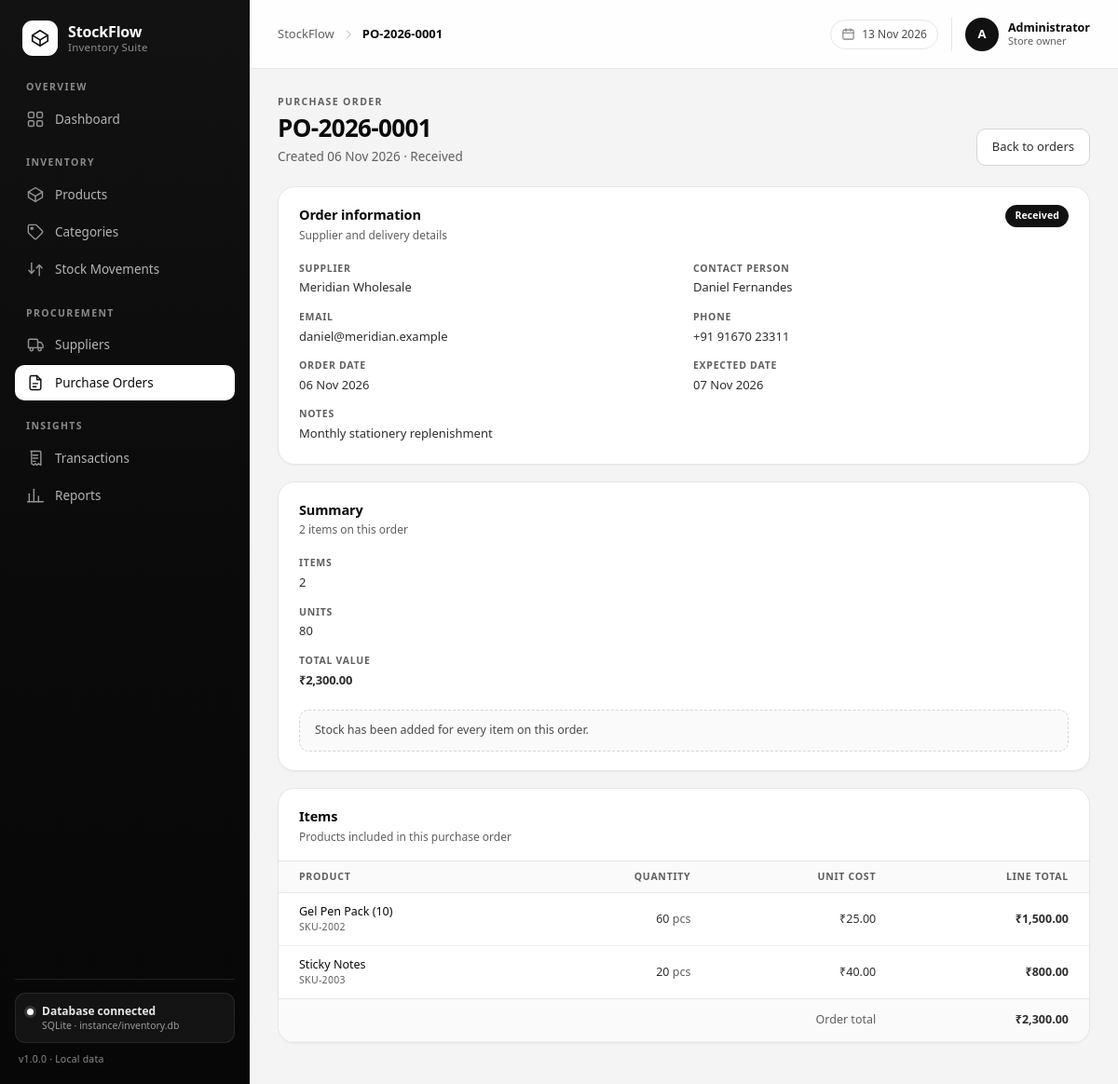
Screenshot of /purchase-orders/1 with the database file from the repository.
### tables this page shows
CREATE TABLE purchase_orders (
    id            INTEGER PRIMARY KEY AUTOINCREMENT,
    po_number     TEXT NOT NULL UNIQUE,
    supplier_id   INTEGER REFERENCES suppliers(id) ON DELETE SET NULL,
    status        TEXT NOT NULL DEFAULT 'draft'
                  CHECK (status IN ('draft', 'ordered', 'received', 'cancelled')),
    order_date    TEXT NOT NULL DEFAULT (date('now', 'localtime')),
    expected_date TEXT,
    total_amount  REAL NOT NULL DEFAULT 0 CHECK (total_amount >= 0),
    notes         TEXT,
    created_at    TEXT NOT NULL DEFAULT (datetime('now', 'localtime'))
);

CREATE TABLE suppliers (
    id             INTEGER PRIMARY KEY AUTOINCREMENT,
    name           TEXT NOT NULL,
    contact_person TEXT,
    email          TEXT,
    phone          TEXT,
    address        TEXT,
    created_at     TEXT NOT NULL DEFAULT (datetime('now', 'localtime'))
);

CREATE TABLE purchase_order_items (
    id                INTEGER PRIMARY KEY AUTOINCREMENT,
    purchase_order_id INTEGER NOT NULL REFERENCES purchase_orders(id) ON DELETE CASCADE,
    product_id        INTEGER NOT NULL REFERENCES products(id) ON DELETE CASCADE,
    quantity          INTEGER NOT NULL CHECK (quantity > 0),
    unit_cost         REAL NOT NULL DEFAULT 0 CHECK (unit_cost >= 0),
    line_total        REAL NOT NULL DEFAULT 0 CHECK (line_total >= 0)
);

CREATE TABLE products (
    id            INTEGER PRIMARY KEY AUTOINCREMENT,
    sku           TEXT NOT NULL UNIQUE,
    name          TEXT NOT NULL,
    description   TEXT,
    category_id   INTEGER REFERENCES categories(id) ON DELETE SET NULL,
    supplier_id   INTEGER REFERENCES suppliers(id) ON DELETE SET NULL,
    unit          TEXT NOT NULL DEFAULT 'pcs',
    cost_price    REAL NOT NULL DEFAULT 0 CHECK (cost_price >= 0),
    selling_price REAL NOT NULL DEFAULT 0 CHECK (selling_price >= 0),
    quantity      INTEGER NOT NULL DEFAULT 0 CHECK (quantity >= 0),
    reorder_level INTEGER NOT NULL DEFAULT 0 CHECK (reorder_level >= 0),
    is_active     INTEGER NOT NULL DEFAULT 1 CHECK (is_active IN (0, 1)),
    created_at    TEXT NOT NULL DEFAULT (datetime('now', 'localtime')),
    updated_at    TEXT NOT NULL DEFAULT (datetime('now', 'localtime'))
);

### routes/purchase_orders.py (the view)
@purchase_orders_bp.route("/<int:order_id>")
def detail(order_id):
    order = query(
        """
        SELECT po.*, s.name AS supplier_name, s.contact_person, s.email, s.phone
        FROM purchase_orders po
        LEFT JOIN suppliers s ON s.id = po.supplier_id
        WHERE po.id = ?
        """,
        (order_id,),
        one=True,
    )
    if order is None:
        abort(404)
    items = query(
        """
        SELECT i.*, p.name AS product_name, p.sku, p.unit
        FROM purchase_order_items i
        JOIN products p ON p.id = i.product_id
        WHERE i.purchase_order_id = ?
        ORDER BY i.id
        """,
        (order_id,),
    )
    return render_template(
        "purchase_orders/detail.html",
        page_title=order["po_number"],
        active_page="purchase_orders",
        order=order,
        items=items,
        status_labels=STATUS_LABELS,
    )

### database/db.py (called while the page is built)
def get_db():
    if "db" not in g:
        connection = sqlite3.connect(current_app.config["DATABASE"])
        connection.row_factory = sqlite3.Row
        connection.execute("PRAGMA foreign_keys = ON")
        g.db = connection
    return g.db

def query(sql, params=(), one=False):
    cursor = get_db().execute(sql, params)
    rows = cursor.fetchall()
    cursor.close()
    if one:
        return rows[0] if rows else None
    return rows

### utils/filters.py (called while the page is built)
def currency_symbol():
    if "_currency_symbol" not in g:
        symbol = current_app.config["CURRENCY_SYMBOL"]
        try:
            row = query(
                "SELECT value FROM settings WHERE key = 'currency_symbol'",
                one=True,
            )
            if row and row["value"]:
                symbol = row["value"]
        except Exception:
            pass
        g._currency_symbol = symbol
    return g._currency_symbol

def _parse_datetime(value):
    if not value:
        return None
    if isinstance(value, datetime):
        return value
    for fmt in ("%Y-%m-%d %H:%M:%S", "%Y-%m-%d"):
        try:
            return datetime.strptime(str(value), fmt)
        except ValueError:
            continue
    return None

### templates/purchase_orders/detail.html (shortened to what this page needs)
{% extends 'base.html' %}
{% import 'partials/icons.html' as ui %}
{% block content %}
  <div class="page-head">
    <div>
      <p class="page-head__eyebrow">Purchase order</p>
      <h1 class="page-head__title">{{ order.po_number }}</h1>
      <p class="page-head__subtitle">
        Created {{ order.created_at|datefmt }} &middot; {{ status_labels[order.status] }}
      </p>
    </div>
    <div class="page-head__actions">
      <a class="btn btn--ghost" href="{{ url_for('purchase_orders.index') }}">Back to orders</a>
    </div>
  </div>
  <div class="split split--even">
    <section class="card">
      <header class="card__head">
        <div>
          <h2 class="card__title">Order information</h2>
          <p class="card__subtitle">Supplier and delivery details</p>
        </div>
        <span class="pill
          {% if order.status == 'received' %}pill--dark
          {% elif order.status == 'ordered' %}pill--outline
          {% elif order.status == 'cancelled' %}pill--muted
          {% else %}pill--plain{% endif %}">
          {{ status_labels[order.status] }}
        </span>
      </header>
      <dl class="detail-list">
        <div><dt>Supplier</dt><dd>{{ order.supplier_name or 'Supplier removed' }}</dd></div>
        <div><dt>Contact person</dt><dd>{{ order.contact_person or '—' }}</dd></div>
        <div><dt>Email</dt><dd>{{ order.email or '—' }}</dd></div>
        <div><dt>Phone</dt><dd>{{ order.phone or '—' }}</dd></div>
        <div><dt>Order date</dt><dd>{{ order.order_date|datefmt }}</dd></div>
        <div><dt>Expected date</dt><dd>{{ order.expected_date|datefmt if order.expected_date else '—' }}</dd></div>
        <div class="detail-list__full"><dt>Notes</dt><dd>{{ order.notes or '—' }}</dd></div>
      </dl>
    </section>
    <section class="card">
      <header class="card__head">
        <div>
          <h2 class="card__title">Summary</h2>
          <p class="card__subtitle">{{ items|length }} item{{ '' if items|length == 1 else 's' }} on this order</p>
        </div>
      </header>
      <dl class="detail-list detail-list--single">
        <div><dt>Items</dt><dd>{{ items|length }}</dd></div>
        <div><dt>Units</dt><dd>{{ items|sum(attribute='quantity') }}</dd></div>
        <div><dt>Total value</dt><dd class="detail-list__strong">{{ order.total_amount|money }}</dd></div>
      </dl>
      <div class="note-box note-box--tight">
        {% if order.status == 'received' %}
          Stock has been added for every item on this order.
        {% elif order.status == 'cancelled' %}
          This order was cancelled and will not affect stock.
        {% else %}
          Receiving this order adds every item to stock and records the purchases.
        {% endif %}
      </div>
    </section>
  </div>
  <section class="card card--flush">
    <header class="card__head card__head--padded">
      <div>
        <h2 class="card__title">Items</h2>
        <p class="card__subtitle">Products included in this purchase order</p>
      </div>
    </header>
    <div class="table-wrap">
      <table class="table">
        <thead>
          <tr>
            <th>Product</th>
            <th class="is-num">Quantity</th>
            <th class="is-num">Unit cost</th>
            <th class="is-num">Line total</th>
          </tr>
        </thead>
        <tbody>
          {% for item in items %}
            <tr>
              <td>
                <span class="cell-product__name">{{ item.product_name }}</span>
                <span class="cell-product__sku">{{ item.sku }}</span>
              </td>
              <td class="is-num">{{ item.quantity }} <span class="is-muted">{{ item.unit }}</span></td>
              <td class="is-num">{{ item.unit_cost|money }}</td>
              <td class="is-num"><strong>{{ item.line_total|money }}</strong></td>
            </tr>
          {% endfor %}
        </tbody>
        <tfoot>
          <tr>
            <td colspan="3" class="is-num is-muted">Order total</td>
            <td class="is-num"><strong>{{ order.total_amount|money }}</strong></td>
          </tr>
        </tfoot>
      </table>
    </div>
  </section>
{% endblock %}

### templates/base.html (shortened to what this page needs)
{% import 'partials/icons.html' as ui %}
<!DOCTYPE html>
<html lang="en">
<head>
  <link rel="stylesheet" href="{{ url_for('static', filename='css/style.css') }}">
</head>
<body>
  <div class="app">
    {% include 'partials/sidebar.html' %}
    <div class="app__main">
      <header class="topbar">
        <div class="topbar__left">
          <nav class="breadcrumb" aria-label="Breadcrumb">
            <span class="breadcrumb__root">{{ config.APP_NAME }}</span>
            <span class="breadcrumb__current">{{ page_title|default('Dashboard') }}</span>
          </nav>
        </div>
        <div class="topbar__right">
          <span class="chip chip--date">
            <span class="js-today">{{ today.strftime('%d %b %Y') }}</span>
          </span>
          <div class="user">
            <span class="user__avatar" aria-hidden="true">A</span>
            <span class="user__meta">
              <strong>Administrator</strong>
              <small>Store owner</small>
            </span>
          </div>
        </div>
      </header>
      <main class="page" id="main-content">
        {% block content %}{% endblock %}
      </main>
    </div>
  </div>
</body>
</html>

### rows the page displays
purchase_orders: po_number "PO-2026-0001", created_at "06 Nov 2026", status "Received", order_date "06 Nov 2026", expected_date "07 Nov 2026", notes "Monthly stationery replenishment", total_amount "₹2,300.00"
suppliers: name "Meridian Wholesale", contact_person "Daniel Fernandes", email "daniel@meridian.example", phone "+91 91670 23311"
purchase_order_items: product_name "Gel Pen Pack (10)", sku "SKU-2002", quantity "60", unit "pcs", unit_cost "₹25.00", line_total "₹1,500.00"
purchase_order_items: product_name "Sticky Notes", sku "SKU-2003", quantity "20", unit "pcs", unit_cost "₹40.00", line_total "₹800.00"

### other values shown
{{ config.APP_NAME }} "StockFlow"
{{ config.APP_TAGLINE }} "Inventory Suite"
{{ config.APP_VERSION }} "1.0.0"
{{ items|length }} "2"
{{ '' if items|length == 1 else 's' }} "s"
{{ items|sum(attribute='quantity') }} "80"
